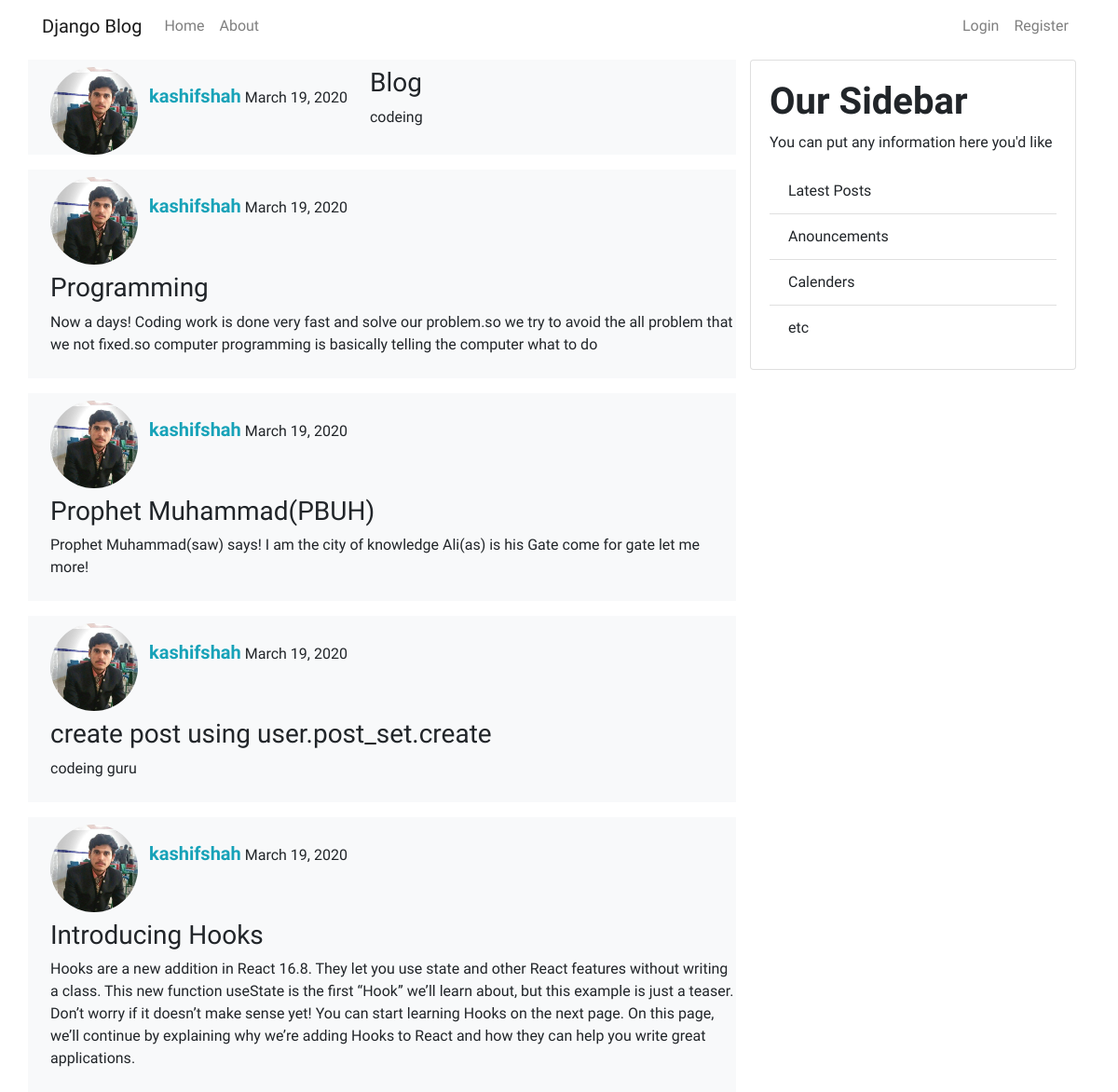
The app's page /, older data.
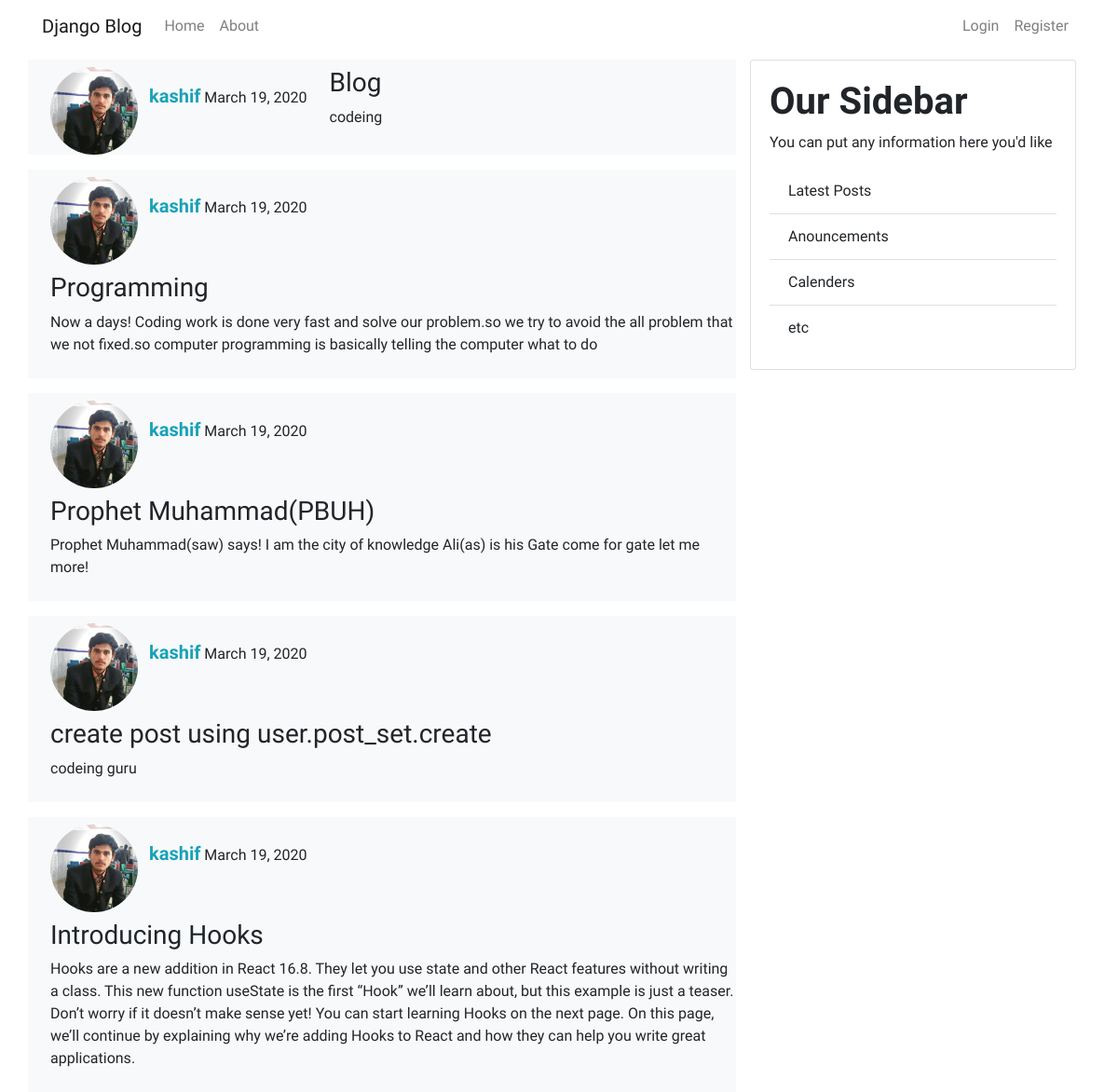
The same page, newer data.
### blog/models.py (models this page shows, shortened)
class Post(models.Model):
    title = models.CharField(max_length=200)
    content = models.TextField()
    date_posted = models.DateTimeField(default=timezone.now)
    author      = models.ForeignKey(User,on_delete=models.CASCADE)

### users/models.py (models this page shows, shortened)
class Profile(models.Model):
    user  = models.OneToOneField(User,on_delete=models.CASCADE)
    image = models.ImageField(default='azadari.png', upload_to='profile_pics')

### blog/views.py (the view)
# urls.py: path(''      , views.home , name="blog-home" ),
def home(request):
    context = {
        'posts':Post.objects.all()
    }
    return render(request,'blog/home.html',context)

### blog/templates/blog/home.html (shortened to what this page needs)
{% extends 'blog/base.html' %}
{% block content %}
  {% for post in posts %}
    <div class="bg-light mt-3 row" >
      <div class="ml-4 mt-2" >
          <img src="{{post.author.profile.image.url }}" alt="" class="img-fluid rounded-circle" width="94" height="66">
      </div>
      <div class="mt-4">
        <strong class="text-info " >{{ post.author }}</strong>  {{ post.date_posted|date:'F d, Y' }}
      </div>
      <div class="pl-4 pb-2 pt-2">
        <h3>{{ post.title }}</h3>
        <p>{{ post.content }} </p>
      </div>
    </div>
  {% endfor %}
{% endblock content %}

### blog/templates/blog/base.html (shortened to what this page needs)
{% load static %}
<!DOCTYPE html>
<html lang="en">
<head>
  <link rel="stylesheet" type="text/css" href="{% static 'blog/css/bootstrap.min.css' %}">
  <link rel="stylesheet" type="text/css" href="{% static 'blog/css/style.css'%}">
</head>
<body>
  <div class="container-fluid">
    <header >
      <nav class="navbar navbar-expand-lg fixed-top  navbar-light " >
        <div class="container">
          <a href="#" class="navbar-brand">Django Blog</a>
        <div class="collapse navbar-collapse"  id="navBar" >
          <ul class="navbar-nav mr-auto">
            <li class="nav-item">
              <a href="{% url 'blog-home' %}" class="nav-link">Home</a>
            </li>
            <li class="nav-item">
              <a href="{% url 'blog-about' %}" class="nav-link">About</a>
            </li>
          </ul>
          <div class="form-inline navbar-nav  my-lg-0">
            {% if user.is_authenticated  %}
              <li class="nav-item">
                <a href="{% url 'profile' %}" class="nav-link">Profile</a>
              </li>
              <li class="nav-item">
                <a href="{% url 'logout' %}" class="nav-link">Logout</a>
              </li>
            {%else%}
              <li class="nav-item">
                <a href="{%  url 'login' %}" class="nav-link">Login</a>
              </li>
              <li class="nav-item">
                <a href="{% url 'register' %}" class="nav-link" >Register</a>
              </li>
            {%endif%}
          </div>
        </div>
        </div>
      </nav>
    </header>
    <div class="container mt-5"  >
      <div class="row">
        <div class="col-12 col-sm-8 col-md-8 col-lg-8 col-xl-8 ">
          {% block content %} {% endblock content %}
        </div>
        <div class="col-12 col-sm-4 col-md-4 col-lg-4 col-xl-4">
          <div class="card mt-3">
            <div class="card-body">
              <h1 class="font-weight-bold">Our Sidebar</h1>
              <p>You can put any information here you'd like</p>
              <ul class="list-group list-group-flush" >
                <li class="list-group-item" >Latest Posts</li>
                <li class="list-group-item" >Anouncements</li>
                <li class="list-group-item" >Calenders</li>
                <li class="list-group-item" >etc</li>
              </ul>
            </div>
          </div>
        </div>
      </div>
    </div>
  </div>
</body>
</html>

### blog/static/blog/css/style.css (style rules this page uses)
body { font-family: 'Barlow Condensed', sans-serif; background-color:white; }
strong { font-size: 20px; }
img { margin-right: 12px; }

Row changes from the older to the newer data that the page shows:
changed through a linked row, Post "Blog": author.profile.image: a different picture; author "kashifshah" → "kashif"
changed through a linked row, Post "Programming": author.profile.image: a different picture; author "kashifshah" → "kashif"
changed through a linked row, Post "Prophet Muhammad(PBUH)": author.profile.image: a different picture; author "kashifshah" → "kashif"
changed through a linked row, Post "create post using user.post_set.create": author.profile.image: a different picture; author "kashifshah" → "kashif"
changed through a linked row, Post "Introducing Hooks": author.profile.image: a different picture; author "kashifshah" → "kashif"
